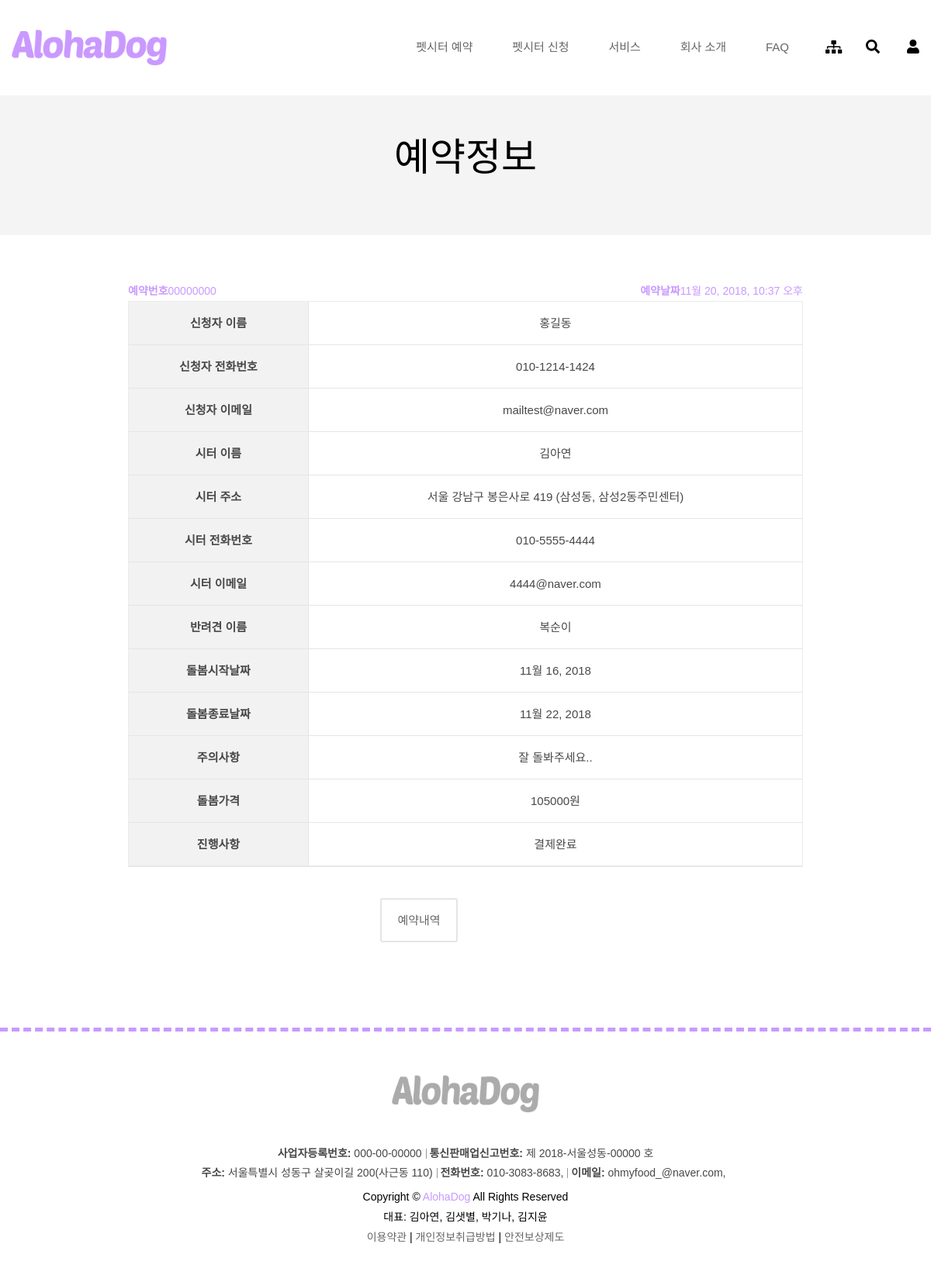
/reservation/1, run on the app's committed database.
### homepage/models.py (models this page shows, shortened)
class Reservation(models.Model):
    reservation_no = models.CharField(max_length=8, verbose_name='예약번호')
    userprofile = models.ForeignKey('UserProfile', on_delete=models.CASCADE, verbose_name='예약을 신청한 회원')
    dog = models.ForeignKey('Dog', on_delete=models.CASCADE, verbose_name='예약이 신청된 동물')
    sitter = models.ForeignKey('Sitter', on_delete=models.CASCADE, verbose_name='예약을 신청받은 시터')
    reservation_datetime = models.DateTimeField(auto_now_add=True, verbose_name='신청한 날짜')
    start_date = models.DateField(verbose_name='돌봄시작날짜')
    end_date = models.DateField(verbose_name='돌봄마침날짜')
    precautions = models.CharField(max_length=100, verbose_name='돌봄 주의사항')
    progress = models.CharField(max_length=100, verbose_name='진행상황')
    total_price = models.IntegerField(default=0, verbose_name='총 가격')

class UserProfile(models.Model):
    user = models.OneToOneField(settings.AUTH_USER_MODEL, on_delete=models.CASCADE, verbose_name='유저')
    name = models.CharField(max_length=50, verbose_name='회원 이름')
    sex = models.CharField(max_length=1, choices=SEX_CHOICES, verbose_name='회원 성별', default='F')
    birth_date = models.DateField(verbose_name='회원 생일')
    phone_number = models.CharField(max_length=20, verbose_name='회원 핸드폰번호')
    email = models.EmailField(max_length=50, verbose_name='회원 이메일')
    address1 = models.CharField(max_length=50, verbose_name='회원 주소1')
    address2 = models.CharField(max_length=50, verbose_name='회원 주소2')
    profile = models.FileField(upload_to='uploads/', verbose_name='회원 사진')
    registration_datetime = models.DateTimeField(auto_now=True, verbose_name='회원가입일')
    membership_level = models.CharField(max_length=10, verbose_name='회원 등급', choices=MEMBER_SHIP_LEVEL_CHOICES,
                                        default='member')

class Sitter(models.Model):
    userprofile = models.OneToOneField('UserProfile', on_delete=models.CASCADE, verbose_name="시터이름")
    account_number = models.CharField(max_length=100, verbose_name="계좌번호")
    profile = models.ImageField(upload_to='profile/', verbose_name="프로필 사진")
    bank_name = models.CharField(max_length=10, choices=BANK_NAME_CHOICES, verbose_name="은행명")
    introduction = models.CharField(max_length=200, verbose_name="시터소개")
    free_services = models.CharField(max_length=100, verbose_name='무료 서비스')
    paid_services = models.CharField(max_length=100, verbose_name='유료 서비스')
    day_price = models.IntegerField(default=0, verbose_name='일당')
    care_zone = models.CharField(max_length=100, verbose_name='돌봄 공간')
    housemate_situation = models.CharField(max_length=100, verbose_name='가족 동거 유무')
    pet_situation = models.CharField(max_length=100, verbose_name='다른 반려동물 유무')
    qna = models.TextField(max_length=1000, verbose_name="QnA")

class Dog(models.Model):
    owner = models.ForeignKey('UserProfile', on_delete=models.CASCADE, verbose_name="견주")
    name = models.CharField(max_length=50, verbose_name="펫 이름")
    species = models.CharField(max_length=50, verbose_name="견종")
    age = models.IntegerField(verbose_name="나이")
    weight = models.FloatField(verbose_name="몸무게")
    sex = models.CharField(max_length=5, choices=SEX_CHOICES, verbose_name="성별")
    neutralization = models.BooleanField(default=True, verbose_name="중성화 여부")
    profile = models.ImageField(upload_to='dog_images/', verbose_name="프로필 사진")
    vaccination = models.BooleanField(verbose_name="예방접종유무")
    pet_q1 = models.CharField(max_length=50, verbose_name="Q1. 다른 강아지에 대한 반응")
    pet_q2 = models.CharField(max_length=50, verbose_name="Q2. 다른 사람에 대한 반응")
    pet_q3 = models.BooleanField(verbose_name="Q3. 강아지의 공격성")

### homepage/sitters.py (the view)
# urls.py: path('reservation/<int:id>', sitters.reservation_detail, name='reservation_detail'),
def reservation_detail(request, id):
    r = Reservation.objects.get(id=id)
    context = dict()
    context['r'] = r
    return render(request, 'reservation/reservation_detail.html', context=context)

### templates/reservation/reservation_detail.html (shortened to what this page needs)
{% extends "base.html" %}
{% load staticfiles %}
{% block extrastyle %}{% static "css/reservation/reservationInfo.css" %}{% endblock %}
{% block content %}
    <div class="location-tow mb-60">
        <div class="container">
            <div class="row">
                <div class="col-12">
                    <div class="location-title">
                        <h1>예약정보</h1>
                    </div>
                </div>
            </div>
        </div>
    </div>
    <div class="blog-area white-bg pt-0 pb-0 mb-70">
        <div class="container">
            <div class="row">
                <div class="col-lg-9 ml-auto mr-auto">
                    <span class="reservaionNum"><span class='titleRB'>예약번호</span>{{ r.reservation_no }}</span>
                    <span class="reservaionDate"><span class='titleRB'>예약날짜</span>{{ r.reservation_datetime }}</span>
                    <div class="blog_area blog_area_rInfo" style="margin-top: 25px;">
                        <div class="reservationForm">
                            <fieldset class="aligned">
                                <div class="form-row">
                                    <table class="reservaionTable">
                                        <tr>
                                            <th>신청자 이름</th>
                                            <td>{{ r.userprofile.name }}</td>
                                        </tr>
                                        <tr>
                                            <th>신청자 전화번호</th>
                                            <td>{{ r.userprofile.phone_number }}</td>
                                        </tr>
                                        <tr>
                                            <th>신청자 이메일</th>
                                            <td>{{ r.userprofile.email }}</td>
                                        </tr>
                                        <tr>
                                            <th>시터 이름</th>
                                            <td>{{ r.sitter.userprofile.name }}</td>
                                        </tr>
                                        <tr>
                                            <th>시터 주소</th>
                                            <td>{{ r.sitter.userprofile.address1 }}</td>
                                        </tr>
                                        <tr>
                                            <th>시터 전화번호</th>
                                            <td>{{ r.sitter.userprofile.phone_number }}</td>
                                        </tr>
                                        <tr>
                                            <th>시터 이메일</th>
                                            <td>{{ r.sitter.userprofile.email }}</td>
                                        </tr>
                                        <tr>
                                            <th>반려견 이름</th>
                                            <td>{{ r.dog.name }}</td>
                                        </tr>
                                        <tr>
                                            <th>돌봄시작날짜</th>
                                            <td>{{ r.start_date }}</td>
                                        </tr>
                                        <tr>
                                            <th>돌봄종료날짜</th>
                                            <td>{{ r.end_date }}</td>
                                        </tr>
                                        <tr>
                                            <th>주의사항</th>
                                            <td>{{ r.precautions }}</td>
                                        </tr>
                                        <tr>
                                            <th>돌봄가격</th>
                                            <td>{{ r.total_price }}원</td>
                                        </tr>
                                        <tr>
                                            <th>진행사항</th>
                                            <td>{{ r.progress }}</td>
                                        </tr>
                                    </table>
                                </div>
                            </fieldset>
                        </div>
                    </div>
                    <div class="label2">
                        <a href="#" class="reservationHistory" id="b_cancle" onclick="window.history.back()">예약내역</a>
                    </div>
                </div>
            </div>
        </div>
    </div>
{% endblock %}

### static/css/reservation/reservationInfo.css (style rules this page uses)
* { user-select:none; }
.form-row { border-bottom: 1px solid #c999ff; margin: 0 100px; font-size: 15px; }
.blog_area { border: 1px solid #ebebeb; padding: 20px; }
.blog_area_rInfo { padding: 0; }
.reservaionNum { float:left;color:#c999ff; }
.reservaionDate { float:right;color:#c999ff; }
.titleRB { font-weight: bold; }
.reservationForm .form-row { margin: 0; border:none; }
.reservaionTable { margin: 0 auto; width: 100%; }
.reservaionTable th, .reservaionTable td { border-bottom: 1px solid #e5e5e5; border-collapse: collapse; text-align:center; }
.reservaionTable th { border-right: 1px solid #e5e5e5; background: #f2f2f2; padding: 15px; }
.reservaionTable td { padding: 15px; }
.label2 { position: relative; top: 0px; width: 240px; margin: 0 auto; }
.label2:after { content: ""; clear: both; display: table; }
#b_delete, .reservationHistory { color: #666; padding: 14px 0; margin: 40px 10px; cursor: pointer; width: 100px; background: white; border: 2px solid #e5e5e5; border-radius: 3px; text-align: center; float: left; font-size: 15px; }

### data on the page
Reservation: reservation_no "00000000", reservation_datetime "11월 20, 2018, 10:37 오후", userprofile.name "홍길동", userprofile.phone_number "010-1214-1424", userprofile.email "mailtest@naver.com", sitter.userprofile.name "김아연", sitter.userprofile.address1 "서울 강남구 봉은사로 419 (삼성동, 삼성2동주민센터)", sitter.userprofile.phone_number "010-5555-4444", sitter.userprofile.email "4444@naver.com", dog.name "복순이", start_date "11월 16, 2018", end_date "11월 22, 2018", precautions "잘 돌봐주세요..", total_price "105000", progress "결제완료"
